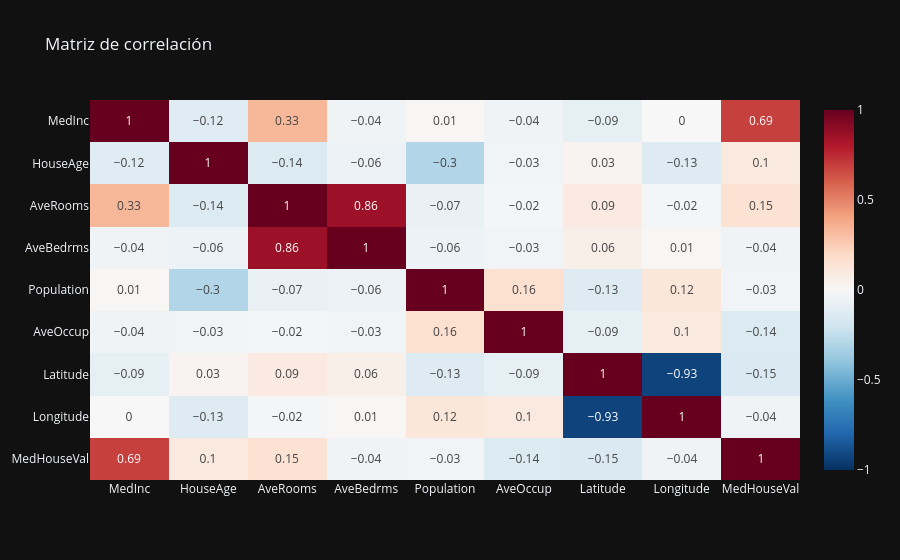

The notebook cell this image was saved under:
### Code cell
# 2.6 Matriz de correlación (numéricas)
num_cols = df.select_dtypes(include='number').columns.tolist()
if len(num_cols) >= 2:
    corr = df[num_cols].corr(numeric_only=True).round(2)
    fig = px.imshow(corr, color_continuous_scale='RdBu_r', zmin=-1, zmax=1, aspect='auto',
                    text_auto=(len(num_cols) <= 12), title='Matriz de correlación')
    fig.show()
else:
    print('Pocas numéricas para correlación.')

### Figure 1 — Plotly figure (JSON) as saved in the notebook; plotly's stock layout.template omitted (floating-point values rounded to 4 significant figures)
{"data": [{"coloraxis": "coloraxis", "hovertemplate": "x: %{x}<br>y: %{y}<br>color: %{z}<extra></extra>", "name": "0", "texttemplate": "%{z}", "type": "heatmap", "x": ["MedInc", "HouseAge", "AveRooms", "AveBedrms", "Population", "AveOccup", "Latitude", "Longitude", "MedHouseVal"], "xaxis": "x", "y": ["MedInc", "HouseAge", "AveRooms", "AveBedrms", "Population", "AveOccup", "Latitude", "Longitude", "MedHouseVal"], "yaxis": "y", "z": [[1.0, -0.12, 0.33, -0.04, 0.01, -0.04, -0.09, -0.0, 0.69], [-0.12, 1.0, -0.14, -0.06, -0.3, -0.03, 0.03, -0.13, 0.1], [0.33, -0.14, 1.0, 0.86, -0.07, -0.02, 0.09, -0.02, 0.15], [-0.04, -0.06, 0.86, 1.0, -0.06, -0.03, 0.06, 0.01, -0.04], [0.01, -0.3, -0.07, -0.06, 1.0, 0.16, -0.13, 0.12, -0.03], [-0.04, -0.03, -0.02, -0.03, 0.16, 1.0, -0.09, 0.1, -0.14], [-0.09, 0.03, 0.09, 0.06, -0.13, -0.09, 1.0, -0.93, -0.15], [-0.0, -0.13, -0.02, 0.01, 0.12, 0.1, -0.93, 1.0, -0.04], [0.69, 0.1, 0.15, -0.04, -0.03, -0.14, -0.15, -0.04, 1.0]]}], "layout": {"coloraxis": {"cmax": 1, "cmin": -1, "colorscale": [[0.0, "rgb(5,48,97)"], [0.1, "rgb(33,102,172)"], [0.2, "rgb(67,147,195)"], [0.3, "rgb(146,197,222)"], [0.4, "rgb(209,229,240)"], [0.5, "rgb(247,247,247)"], [0.6, "rgb(253,219,199)"], [0.7, "rgb(244,165,130)"], [0.8, "rgb(214,96,77)"], [0.9, "rgb(178,24,43)"], [1.0, "rgb(103,0,31)"]]}, "title": {"text": "Matriz de correlación"}, "xaxis": {"anchor": "y", "domain": [0.0, 1.0]}, "yaxis": {"anchor": "x", "autorange": "reversed", "domain": [0.0, 1.0]}}}
